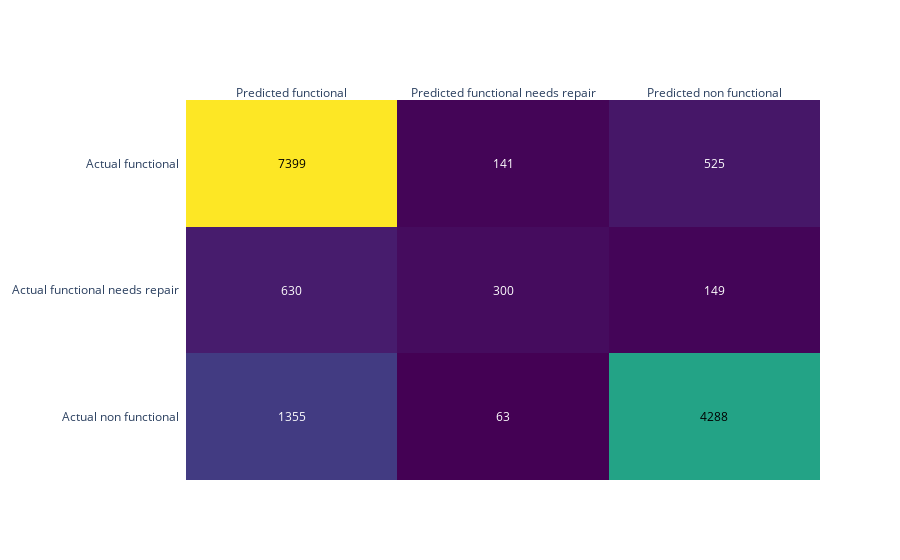

Write notebook code for a chart like this one.
### Code cell
# 3.2 Plot a heatmap with plotly
def plot_confusion_matrix(y_true, y_pred):
    labels = unique_labels(y_true)
    columns = [f'Predicted {label}' for label in labels]
    index = [f'Actual {label}' for label in labels]
    z = confusion_matrix(y_true, y_pred)
    fig = ff.create_annotated_heatmap(z, x=columns, y=index, colorscale="Viridis")
    fig.update_yaxes(autorange="reversed")    
    fig.show()

plot_confusion_matrix(y_val, y_pred)

### Figure 1 — Plotly figure (JSON) as saved in the notebook; plotly's stock layout.template omitted (floating-point values rounded to 4 significant figures)
{"data": [{"colorscale": [[0, "#440154"], [0.1111, "#482878"], [0.2222, "#3e4989"], [0.3333, "#31688e"], [0.4444, "#26828e"], [0.5556, "#1f9e89"], [0.6667, "#35b779"], [0.7778, "#6ece58"], [0.8889, "#b5de2b"], [1, "#fde725"]], "reversescale": false, "showscale": false, "type": "heatmap", "x": ["Predicted functional", "Predicted functional needs repair", "Predicted non functional"], "y": ["Actual functional", "Actual functional needs repair", "Actual non functional"], "z": [[7399, 141, 525], [630, 300, 149], [1355, 63, 4288]]}], "layout": {"annotations": [{"font": {"color": "#000000"}, "showarrow": false, "text": "7399", "x": "Predicted functional", "xref": "x", "y": "Actual functional", "yref": "y"}, {"font": {"color": "#FFFFFF"}, "showarrow": false, "text": "141", "x": "Predicted functional needs repair", "xref": "x", "y": "Actual functional", "yref": "y"}, {"font": {"color": "#FFFFFF"}, "showarrow": false, "text": "525", "x": "Predicted non functional", "xref": "x", "y": "Actual functional", "yref": "y"}, {"font": {"color": "#FFFFFF"}, "showarrow": false, "text": "630", "x": "Predicted functional", "xref": "x", "y": "Actual functional needs repair", "yref": "y"}, {"font": {"color": "#FFFFFF"}, "showarrow": false, "text": "300", "x": "Predicted functional needs repair", "xref": "x", "y": "Actual functional needs repair", "yref": "y"}, {"font": {"color": "#FFFFFF"}, "showarrow": false, "text": "149", "x": "Predicted non functional", "xref": "x", "y": "Actual functional needs repair", "yref": "y"}, {"font": {"color": "#FFFFFF"}, "showarrow": false, "text": "1355", "x": "Predicted functional", "xref": "x", "y": "Actual non functional", "yref": "y"}, {"font": {"color": "#FFFFFF"}, "showarrow": false, "text": "63", "x": "Predicted functional needs repair", "xref": "x", "y": "Actual non functional", "yref": "y"}, {"font": {"color": "#000000"}, "showarrow": false, "text": "4288", "x": "Predicted non functional", "xref": "x", "y": "Actual non functional", "yref": "y"}], "xaxis": {"autorange": true, "dtick": 1, "gridcolor": "rgb(0, 0, 0)", "range": [-0.5, 2.5], "side": "top", "ticks": "", "type": "category"}, "yaxis": {"autorange": true, "dtick": 1, "range": [2.5, -0.5], "ticks": "", "ticksuffix": "  ", "type": "category"}}}
